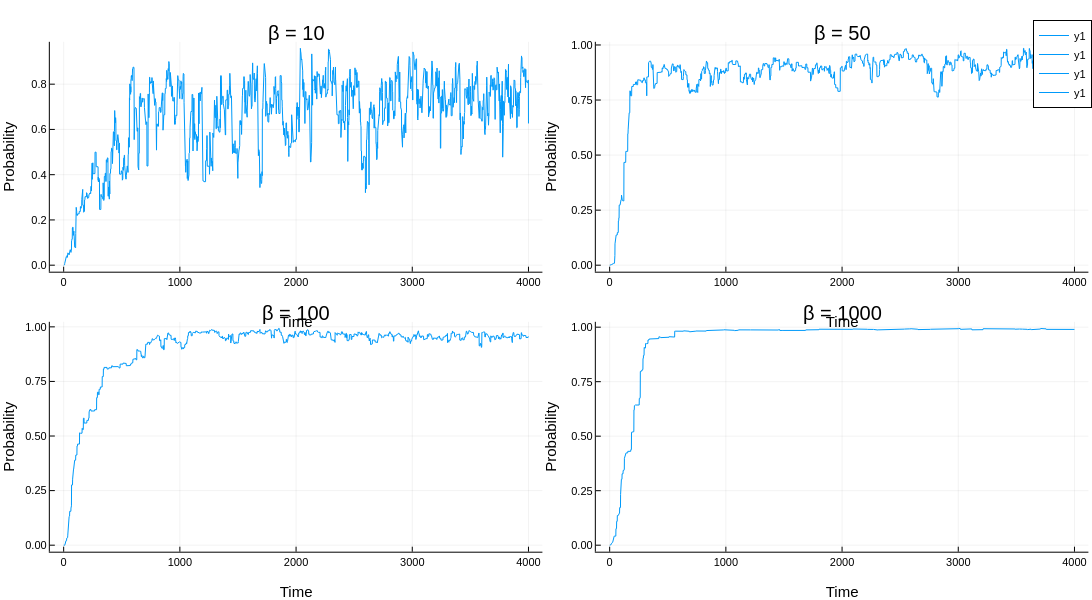

Notebook source saved alongside this figure:
### Code cell
paths_reduced = reduce_data(PATHS, 10)
seq = generate_seq()
target_number = 1234
all_ctc_maps = all_contact_maps(paths_reduced)


benchmark_beta()

### Figure 1 — Plotly figure (JSON) as saved in the notebook; plotly's stock layout.template omitted (floating-point values rounded to 4 significant figures; data arrays with more than 128 entries replaced by an {"elided": "..."} marker saying what was removed)
{"data": [{"colorbar": {"len": 0.4105, "title": "", "x": 0.4967, "y": 0.7558}, "legendgroup": "y1", "line": {"color": "rgba(0, 154, 250, 1.000)", "dash": "solid", "shape": "linear", "width": 1}, "mode": "lines", "name": "y1", "showlegend": true, "type": "scatter", "x": {"elided": "4000 int values"}, "xaxis": "x1", "y": {"elided": "4000 float values"}, "yaxis": "y1"}, {"colorbar": {"len": 0.4105, "title": "", "x": 0.9967, "y": 0.7558}, "legendgroup": "y1", "line": {"color": "rgba(0, 154, 250, 1.000)", "dash": "solid", "shape": "linear", "width": 1}, "mode": "lines", "name": "y1", "showlegend": true, "type": "scatter", "x": {"elided": "4000 int values"}, "xaxis": "x2", "y": {"elided": "4000 float values"}, "yaxis": "y2"}, {"colorbar": {"len": 0.4105, "title": "", "x": 0.4967, "y": 0.2558}, "legendgroup": "y1", "line": {"color": "rgba(0, 154, 250, 1.000)", "dash": "solid", "shape": "linear", "width": 1}, "mode": "lines", "name": "y1", "showlegend": true, "type": "scatter", "x": {"elided": "4000 int values"}, "xaxis": "x3", "y": {"elided": "4000 float values"}, "yaxis": "y3"}, {"colorbar": {"len": 0.4105, "title": "", "x": 0.9967, "y": 0.2558}, "legendgroup": "y1", "line": {"color": "rgba(0, 154, 250, 1.000)", "dash": "solid", "shape": "linear", "width": 1}, "mode": "lines", "name": "y1", "showlegend": true, "type": "scatter", "x": {"elided": "4000 int values"}, "xaxis": "x4", "y": {"elided": "4000 float values"}, "yaxis": "y4"}], "layout": {"annotations": [{"font": {"color": "rgba(0, 0, 0, 1.000)", "family": "sans-serif", "size": 20}, "rotation": 0, "showarrow": false, "text": "β = 10", "x": 0.2712, "xanchor": "center", "xref": "paper", "y": 1, "yanchor": "top", "yref": "paper"}, {"font": {"color": "rgba(0, 0, 0, 1.000)", "family": "sans-serif", "size": 20}, "rotation": 0, "showarrow": false, "text": "β = 50", "x": 0.7712, "xanchor": "center", "xref": "paper", "y": 1, "yanchor": "top", "yref": "paper"}, {"font": {"color": "rgba(0, 0, 0, 1.000)", "family": "sans-serif", "size": 20}, "rotation": 0, "showarrow": false, "text": "β = 100", "x": 0.2712, "xanchor": "center", "xref": "paper", "y": 0.5, "yanchor": "top", "yref": "paper"}, {"font": {"color": "rgba(0, 0, 0, 1.000)", "family": "sans-serif", "size": 20}, "rotation": 0, "showarrow": false, "text": "β = 1000", "x": 0.7712, "xanchor": "center", "xref": "paper", "y": 0.5, "yanchor": "top", "yref": "paper"}], "height": 600, "legend": {"bgcolor": "rgba(255, 255, 255, 1.000)", "bordercolor": "rgba(0, 0, 0, 1.000)", "borderwidth": 1, "font": {"color": "rgba(0, 0, 0, 1.000)", "family": "sans-serif", "size": 11}, "title": {"font": {"color": "rgba(0, 0, 0, 1.000)", "family": "sans-serif", "size": 15}, "text": ""}, "tracegroupgap": 0, "traceorder": "normal", "x": 1, "xanchor": "auto", "y": 1, "yanchor": "auto"}, "margin": {"b": 20, "l": 0, "r": 0, "t": 20}, "paper_bgcolor": "rgba(255, 255, 255, 1.000)", "plot_bgcolor": "rgba(255, 255, 255, 1.000)", "showlegend": true, "width": 1200, "xaxis1": {"anchor": "y1", "domain": [0.04564, 0.4967], "gridcolor": "rgba(0, 0, 0, 0.100)", "gridwidth": 0.5, "linecolor": "rgba(0, 0, 0, 1.000)", "mirror": false, "range": [-119.0, 4120.0], "showgrid": true, "showline": true, "showticklabels": true, "tickangle": 0, "tickcolor": "rgb(0, 0, 0)", "tickfont": {"color": "rgba(0, 0, 0, 1.000)", "family": "sans-serif", "size": 11}, "tickmode": "array", "ticks": "inside", "ticktext": ["0", "1000", "2000", "3000", "4000"], "tickvals": [0, 1000, 2000, 3000, 4000], "title": "Time", "titlefont": {"color": "rgba(0, 0, 0, 1.000)", "family": "sans-serif", "size": 15}, "type": "-", "visible": true, "zeroline": false, "zerolinecolor": "rgba(0, 0, 0, 1.000)"}, "xaxis2": {"anchor": "y2", "domain": [0.5456, 0.9967], "gridcolor": "rgba(0, 0, 0, 0.100)", "gridwidth": 0.5, "linecolor": "rgba(0, 0, 0, 1.000)", "mirror": false, "range": [-119.0, 4120.0], "showgrid": true, "showline": true, "showticklabels": true, "tickangle": 0, "tickcolor": "rgb(0, 0, 0)", "tickfont": {"color": "rgba(0, 0, 0, 1.000)", "family": "sans-serif", "size": 11}, "tickmode": "array", "ticks": "inside", "ticktext": ["0", "1000", "2000", "3000", "4000"], "tickvals": [0, 1000, 2000, 3000, 4000], "title": "Time", "titlefont": {"color": "rgba(0, 0, 0, 1.000)", "family": "sans-serif", "size": 15}, "type": "-", "visible": true, "zeroline": false, "zerolinecolor": "rgba(0, 0, 0, 1.000)"}, "xaxis3": {"anchor": "y3", "domain": [0.04564, 0.4967], "gridcolor": "rgba(0, 0, 0, 0.100)", "gridwidth": 0.5, "linecolor": "rgba(0, 0, 0, 1.000)", "mirror": false, "range": [-119.0, 4120.0], "showgrid": true, "showline": true, "showticklabels": true, "tickangle": 0, "tickcolor": "rgb(0, 0, 0)", "tickfont": {"color": "rgba(0, 0, 0, 1.000)", "family": "sans-serif", "size": 11}, "tickmode": "array", "ticks": "inside", "ticktext": ["0", "1000", "2000", "3000", "4000"], "tickvals": [0, 1000, 2000, 3000, 4000], "title": "Time", "titlefont": {"color": "rgba(0, 0, 0, 1.000)", "family": "sans-serif", "size": 15}, "type": "-", "visible": true, "zeroline": false, "zerolinecolor": "rgba(0, 0, 0, 1.000)"}, "xaxis4": {"anchor": "y4", "domain": [0.5456, 0.9967], "gridcolor": "rgba(0, 0, 0, 0.100)", "gridwidth": 0.5, "linecolor": "rgba(0, 0, 0, 1.000)", "mirror": false, "range": [-119.0, 4120.0], "showgrid": true, "showline": true, "showticklabels": true, "tickangle": 0, "tickcolor": "rgb(0, 0, 0)", "tickfont": {"color": "rgba(0, 0, 0, 1.000)", "family": "sans-serif", "size": 11}, "tickmode": "array", "ticks": "inside", "ticktext": ["0", "1000", "2000", "3000", "4000"], "tickvals": [0, 1000, 2000, 3000, 4000], "title": "Time", "titlefont": {"color": "rgba(0, 0, 0, 1.000)", "family": "sans-serif", "size": 15}, "type": "-", "visible": true, "zeroline": false, "zerolinecolor": "rgba(0, 0, 0, 1.000)"}, "yaxis1": {"anchor": "x1", "domain": [0.5505, 0.961], "gridcolor": "rgba(0, 0, 0, 0.100)", "gridwidth": 0.5, "linecolor": "rgba(0, 0, 0, 1.000)", "mirror": false, "range": [-0.02874, 0.9872], "showgrid": true, "showline": true, "showticklabels": true, "tickangle": 0, "tickcolor": "rgb(0, 0, 0)", "tickfont": {"color": "rgba(0, 0, 0, 1.000)", "family": "sans-serif", "size": 11}, "tickmode": "array", "ticks": "inside", "ticktext": ["0.0", "0.2", "0.4", "0.6", "0.8"], "tickvals": [0, 0.2, 0.4, 0.6, 0.8], "title": "Probability", "titlefont": {"color": "rgba(0, 0, 0, 1.000)", "family": "sans-serif", "size": 15}, "type": "-", "visible": true, "zeroline": false, "zerolinecolor": "rgba(0, 0, 0, 1.000)"}, "yaxis2": {"anchor": "x2", "domain": [0.5505, 0.961], "gridcolor": "rgba(0, 0, 0, 0.100)", "gridwidth": 0.5, "linecolor": "rgba(0, 0, 0, 1.000)", "mirror": false, "range": [-0.02953, 1.014], "showgrid": true, "showline": true, "showticklabels": true, "tickangle": 0, "tickcolor": "rgb(0, 0, 0)", "tickfont": {"color": "rgba(0, 0, 0, 1.000)", "family": "sans-serif", "size": 11}, "tickmode": "array", "ticks": "inside", "ticktext": ["0.00", "0.25", "0.50", "0.75", "1.00"], "tickvals": [0, 0.25, 0.5, 0.75, 1], "title": "Probability", "titlefont": {"color": "rgba(0, 0, 0, 1.000)", "family": "sans-serif", "size": 15}, "type": "-", "visible": true, "zeroline": false, "zerolinecolor": "rgba(0, 0, 0, 1.000)"}, "yaxis3": {"anchor": "x3", "domain": [0.05054, 0.461], "gridcolor": "rgba(0, 0, 0, 0.100)", "gridwidth": 0.5, "linecolor": "rgba(0, 0, 0, 1.000)", "mirror": false, "range": [-0.02978, 1.023], "showgrid": true, "showline": true, "showticklabels": true, "tickangle": 0, "tickcolor": "rgb(0, 0, 0)", "tickfont": {"color": "rgba(0, 0, 0, 1.000)", "family": "sans-serif", "size": 11}, "tickmode": "array", "ticks": "inside", "ticktext": ["0.00", "0.25", "0.50", "0.75", "1.00"], "tickvals": [0, 0.25, 0.5, 0.75, 1], "title": "Probability", "titlefont": {"color": "rgba(0, 0, 0, 1.000)", "family": "sans-serif", "size": 15}, "type": "-", "visible": true, "zeroline": false, "zerolinecolor": "rgba(0, 0, 0, 1.000)"}, "yaxis4": {"anchor": "x4", "domain": [0.05054, 0.461], "gridcolor": "rgba(0, 0, 0, 0.100)", "gridwidth": 0.5, "linecolor": "rgba(0, 0, 0, 1.000)", "mirror": false, "range": [-0.02983, 1.025], "showgrid": true, "showline": true, "showticklabels": true, "tickangle": 0, "tickcolor": "rgb(0, 0, 0)", "tickfont": {"color": "rgba(0, 0, 0, 1.000)", "family": "sans-serif", "size": 11}, "tickmode": "array", "ticks": "inside", "ticktext": ["0.00", "0.25", "0.50", "0.75", "1.00"], "tickvals": [0, 0.25, 0.5, 0.75, 1], "title": "Probability", "titlefont": {"color": "rgba(0, 0, 0, 1.000)", "family": "sans-serif", "size": 15}, "type": "-", "visible": true, "zeroline": false, "zerolinecolor": "rgba(0, 0, 0, 1.000)"}}}
